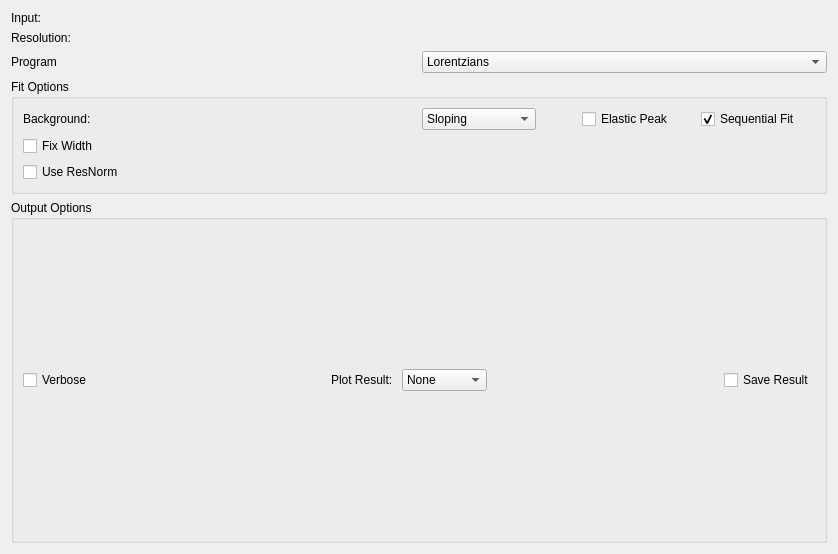
<?xml version="1.0" encoding="UTF-8"?>
<ui version="4.0">
 <class>Quasi</class>
 <widget class="QWidget" name="Quasi">
  <property name="geometry">
   <rect>
    <x>0</x>
    <y>0</y>
    <width>838</width>
    <height>554</height>
   </rect>
  </property>
  <property name="windowTitle">
   <string>Form</string>
  </property>
  <layout class="QVBoxLayout" name="verticalLayout_2">
   <item>
    <layout class="QGridLayout" name="gridLayout">
     <item row="1" column="0">
      <widget class="QLabel" name="lblResolution">
       <property name="text">
        <string>Resolution:</string>
       </property>
      </widget>
     </item>
     <item row="0" column="1">
      <widget class="MantidQt::MantidWidgets::DataSelector" name="dsSample">
       <property name="sizePolicy">
        <sizepolicy hsizetype="Minimum" vsizetype="Fixed">
         <horstretch>0</horstretch>
         <verstretch>0</verstretch>
        </sizepolicy>
       </property>
       <property name="loadLabelText" stdset="0">
        <string>Plot</string>
       </property>
       <property name="workspaceSuffixes" stdset="0">
        <stringlist>
         <string>_red</string>
        </stringlist>
       </property>
       <property name="fileBrowserSuffixes" stdset="0">
        <stringlist>
         <string>_red.nxs</string>
        </stringlist>
       </property>
      </widget>
     </item>
     <item row="0" column="0">
      <widget class="QLabel" name="lblInput">
       <property name="text">
        <string>Input:</string>
       </property>
      </widget>
     </item>
     <item row="1" column="1">
      <widget class="MantidQt::MantidWidgets::DataSelector" name="dsResolution">
       <property name="sizePolicy">
        <sizepolicy hsizetype="Minimum" vsizetype="Fixed">
         <horstretch>0</horstretch>
         <verstretch>0</verstretch>
        </sizepolicy>
       </property>
       <property name="autoLoad">
        <bool>false</bool>
       </property>
       <property name="workspaceSuffixes" stdset="0">
        <stringlist>
         <string>_res</string>
         <string>_red</string>
        </stringlist>
       </property>
       <property name="fileBrowserSuffixes" stdset="0">
        <stringlist>
         <string>_res.nxs</string>
         <string>_red.nxs</string>
        </stringlist>
       </property>
       <property name="showLoad">
        <bool>false</bool>
       </property>
      </widget>
     </item>
     <item row="2" column="1">
      <widget class="QComboBox" name="cbProgram">
       <item>
        <property name="text">
         <string>Lorentzians</string>
        </property>
       </item>
       <item>
        <property name="text">
         <string>Stretched Exponential</string>
        </property>
       </item>
      </widget>
     </item>
     <item row="2" column="0">
      <widget class="QLabel" name="lblProgram">
       <property name="text">
        <string>Program</string>
       </property>
      </widget>
     </item>
    </layout>
   </item>
   <item>
    <widget class="QGroupBox" name="fitOptions">
     <property name="sizePolicy">
      <sizepolicy hsizetype="Preferred" vsizetype="Fixed">
       <horstretch>0</horstretch>
       <verstretch>0</verstretch>
      </sizepolicy>
     </property>
     <property name="title">
      <string>Fit Options</string>
     </property>
     <layout class="QVBoxLayout" name="verticalLayout">
      <item>
       <layout class="QGridLayout" name="gridLayout_2">
        <item row="1" column="0">
         <widget class="QCheckBox" name="chkFixWidth">
          <property name="text">
           <string>Fix Width</string>
          </property>
         </widget>
        </item>
        <item row="2" column="0">
         <widget class="QCheckBox" name="chkUseResNorm">
          <property name="text">
           <string>Use ResNorm</string>
          </property>
         </widget>
        </item>
        <item row="1" column="1">
         <widget class="MantidQt::MantidWidgets::MWRunFiles" name="mwFixWidthDat">
          <property name="enabled">
           <bool>false</bool>
          </property>
          <property name="label" stdset="0">
           <string/>
          </property>
          <property name="fileExtensions">
           <stringlist>
            <string>.dat</string>
           </stringlist>
          </property>
         </widget>
        </item>
        <item row="0" column="1">
         <layout class="QHBoxLayout" name="horizontalLayout">
          <item>
           <widget class="QComboBox" name="cbBackground">
            <property name="sizePolicy">
             <sizepolicy hsizetype="Preferred" vsizetype="Preferred">
              <horstretch>0</horstretch>
              <verstretch>0</verstretch>
             </sizepolicy>
            </property>
            <item>
             <property name="text">
              <string>Sloping</string>
             </property>
            </item>
            <item>
             <property name="text">
              <string>Flat</string>
             </property>
            </item>
            <item>
             <property name="text">
              <string>Zero</string>
             </property>
            </item>
           </widget>
          </item>
          <item>
           <spacer name="horizontalSpacer">
            <property name="orientation">
             <enum>Qt::Horizontal</enum>
            </property>
            <property name="sizeType">
             <enum>QSizePolicy::Preferred</enum>
            </property>
            <property name="sizeHint" stdset="0">
             <size>
              <width>40</width>
              <height>20</height>
             </size>
            </property>
           </spacer>
          </item>
          <item>
           <widget class="QCheckBox" name="chkElasticPeak">
            <property name="text">
             <string>Elastic Peak</string>
            </property>
           </widget>
          </item>
          <item>
           <widget class="QCheckBox" name="chkSequentialFit">
            <property name="text">
             <string>Sequential Fit</string>
            </property>
            <property name="checked">
             <bool>true</bool>
            </property>
           </widget>
          </item>
         </layout>
        </item>
        <item row="2" column="1">
         <widget class="MantidQt::MantidWidgets::DataSelector" name="dsResNorm">
          <property name="enabled">
           <bool>false</bool>
          </property>
          <property name="sizePolicy">
           <sizepolicy hsizetype="Minimum" vsizetype="Fixed">
            <horstretch>0</horstretch>
            <verstretch>0</verstretch>
           </sizepolicy>
          </property>
          <property name="autoLoad">
           <bool>false</bool>
          </property>
          <property name="workspaceSuffixes" stdset="0">
           <stringlist>
            <string>_ResNorm</string>
           </stringlist>
          </property>
          <property name="fileBrowserSuffixes" stdset="0">
           <stringlist>
            <string>_ResNorm.nxs</string>
           </stringlist>
          </property>
          <property name="showLoad">
           <bool>false</bool>
          </property>
         </widget>
        </item>
        <item row="0" column="0">
         <widget class="QLabel" name="lblBackground">
          <property name="sizePolicy">
           <sizepolicy hsizetype="Preferred" vsizetype="Preferred">
            <horstretch>0</horstretch>
            <verstretch>0</verstretch>
           </sizepolicy>
          </property>
          <property name="text">
           <string>Background:</string>
          </property>
         </widget>
        </item>
       </layout>
      </item>
     </layout>
    </widget>
   </item>
   <item>
    <layout class="QHBoxLayout" name="horizontalLayout_3">
     <item>
      <layout class="QVBoxLayout" name="treeSpace"/>
     </item>
     <item>
      <layout class="QVBoxLayout" name="plotSpace"/>
     </item>
    </layout>
   </item>
   <item>
    <layout class="QHBoxLayout" name="horizontalLayout_44">
     <item>
      <widget class="QGroupBox" name="gbOutput">
       <property name="title">
        <string>Output Options</string>
       </property>
       <layout class="QHBoxLayout" name="horizontalLayout_2">
        <item>
         <widget class="QCheckBox" name="chkVerbose">
          <property name="enabled">
           <bool>true</bool>
          </property>
          <property name="text">
           <string>Verbose</string>
          </property>
         </widget>
        </item>
        <item>
         <spacer name="horizontalSpacer_17">
          <property name="orientation">
           <enum>Qt::Horizontal</enum>
          </property>
          <property name="sizeHint" stdset="0">
           <size>
            <width>40</width>
            <height>20</height>
           </size>
          </property>
         </spacer>
        </item>
        <item>
         <widget class="QLabel" name="lblPlotResult">
          <property name="text">
           <string>Plot Result: </string>
          </property>
         </widget>
        </item>
        <item>
         <widget class="QComboBox" name="cbPlot">
          <item>
           <property name="text">
            <string>None</string>
           </property>
          </item>
          <item>
           <property name="text">
            <string>All</string>
           </property>
          </item>
          <item>
           <property name="text">
            <string>Amplitude</string>
           </property>
          </item>
          <item>
           <property name="text">
            <string>FwHm</string>
           </property>
          </item>
          <item>
           <property name="text">
            <string>Fit</string>
           </property>
          </item>
          <item>
           <property name="text">
            <string>Prob</string>
           </property>
          </item>
         </widget>
        </item>
        <item>
         <spacer name="horizontalSpacer_18">
          <property name="orientation">
           <enum>Qt::Horizontal</enum>
          </property>
          <property name="sizeHint" stdset="0">
           <size>
            <width>40</width>
            <height>20</height>
           </size>
          </property>
         </spacer>
        </item>
        <item>
         <widget class="QCheckBox" name="chkSave">
          <property name="text">
           <string>Save Result</string>
          </property>
         </widget>
        </item>
       </layout>
      </widget>
     </item>
    </layout>
   </item>
  </layout>
 </widget>
 <customwidgets>
  <customwidget>
   <class>MantidQt::MantidWidgets::MWRunFiles</class>
   <extends>QWidget</extends>
   <header>MantidQtMantidWidgets/MWRunFiles.h</header>
  </customwidget>
  <customwidget>
   <class>MantidQt::MantidWidgets::DataSelector</class>
   <extends>QWidget</extends>
   <header>MantidQtMantidWidgets/DataSelector.h</header>
  </customwidget>
 </customwidgets>
 <resources/>
 <connections/>
</ui>
